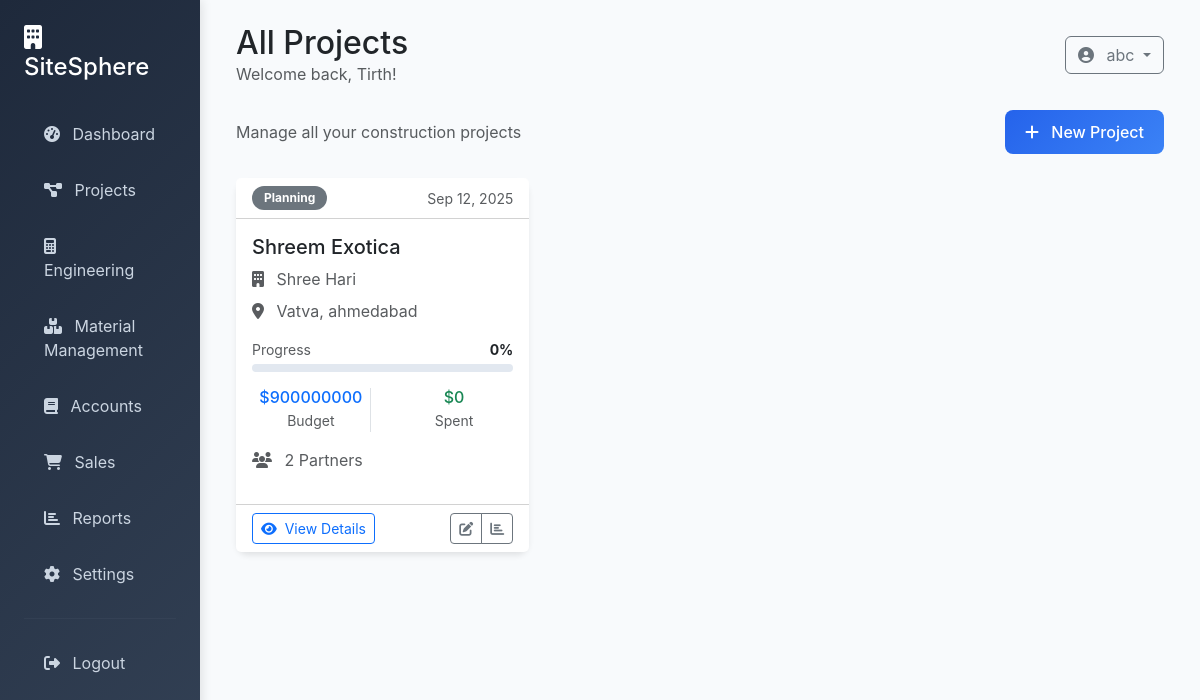
The app's page /projects/list/ (signed in) with its own data.
### projects/models.py (models this page shows, shortened)
class Project(models.Model):
    STATUS_CHOICES = [
        ('planning', 'Planning'),
        ('active', 'Active'),
        ('on_hold', 'On Hold'),
        ('completed', 'Completed'),
        ('cancelled', 'Cancelled'),
    ]
    name = models.CharField(max_length=255)
    company_name = models.CharField(max_length=255)
    description = models.TextField(blank=True)
    project_address = models.TextField()
    start_date = models.DateField()
    end_date = models.DateField(null=True, blank=True)
    estimated_budget = models.DecimalField(max_digits=15, decimal_places=2)
    actual_cost = models.DecimalField(max_digits=15, decimal_places=2, default=0)
    status = models.CharField(max_length=20, choices=STATUS_CHOICES, default='planning')
    completion_percentage = models.IntegerField(default=0)
    created_by = models.ForeignKey(User, on_delete=models.CASCADE)
    created_at = models.DateTimeField(auto_now_add=True)
    updated_at = models.DateTimeField(auto_now=True)

### projects/views.py (the view)
# urls.py: path('list/', views.project_list, name='list'),
@login_required
def project_list(request):
    projects = Project.objects.filter(created_by=request.user).order_by('-created_at')
    context = {
        'projects': projects,
    }
    return render(request, 'projects/list.html', context)

### templates/projects/list.html (shortened to what this page needs)
{% extends 'base.html' %}
{% block page_title %}All Projects{% endblock %}
{% block content %}
<div class="d-flex justify-content-between align-items-center mb-4">
    <div>
        <p class="text-muted mb-0">Manage all your construction projects</p>
    </div>
    <a href="{% url 'projects:create' %}" class="btn btn-primary">
        <i class="fas fa-plus me-2"></i>
        New Project
    </a>
</div>
{% if projects %}
<div class="row">
    {% for project in projects %}
    <div class="col-md-6 col-lg-4 mb-4">
        <div class="card h-100">
            <div class="card-header bg-white d-flex justify-content-between align-items-center">
                <span class="badge bg-{% if project.status == 'active' %}success{% elif project.status == 'completed' %}primary{% elif project.status == 'on_hold' %}warning{% else %}secondary{% endif %}">
                    {{ project.get_status_display }}
                </span>
                <small class="text-muted">{{ project.created_at|date:"M d, Y" }}</small>
            </div>
            <div class="card-body">
                <h5 class="card-title">{{ project.name }}</h5>
                <p class="text-muted mb-2">
                    <i class="fas fa-building me-2"></i>
                    {{ project.company_name }}
                </p>
                <p class="text-muted mb-3">
                    <i class="fas fa-map-marker-alt me-2"></i>
                    {{ project.project_address|truncatechars:50 }}
                </p>
                <div class="mb-3">
                    <div class="d-flex justify-content-between align-items-center mb-1">
                        <small class="text-muted">Progress</small>
                        <small class="fw-bold">{{ project.completion_percentage }}%</small>
                    </div>
                    <div class="progress">
                    </div>
                </div>
                <div class="row text-center mb-3">
                    <div class="col-6">
                        <div class="border-end">
                            <h6 class="text-primary mb-0">${{ project.estimated_budget|floatformat:0 }}</h6>
                            <small class="text-muted">Budget</small>
                        </div>
                    </div>
                    <div class="col-6">
                        <h6 class="text-{% if project.actual_cost > project.estimated_budget %}danger{% else %}success{% endif %} mb-0">
                            ${{ project.actual_cost|floatformat:0 }}
                        </h6>
                        <small class="text-muted">Spent</small>
                    </div>
                </div>
                <p class="text-muted mb-3">
                    <i class="fas fa-users me-2"></i>
                    {{ project.partners.count }} Partner{{ project.partners.count|pluralize }}
                </p>
            </div>
            <div class="card-footer bg-white">
                <div class="d-flex justify-content-between">
                    <a href="{% url 'projects:detail' project.id %}" class="btn btn-outline-primary btn-sm">
                        <i class="fas fa-eye me-1"></i>
                        View Details
                    </a>
                    <div class="btn-group btn-group-sm">
                        <button class="btn btn-outline-secondary" title="Edit">
                            <i class="fas fa-edit"></i>
                        </button>
                        <button class="btn btn-outline-secondary" title="Reports">
                            <i class="fas fa-chart-bar"></i>
                        </button>
                    </div>
                </div>
            </div>
        </div>
    </div>
    {% endfor %}
</div>
{% endif %}
{% endblock %}

### templates/base.html (shortened to what this page needs)
<!DOCTYPE html>
<html lang="en">
<head>
    <link href="https://cdn.jsdelivr.net/npm/bootstrap@5.3.0/dist/css/bootstrap.min.css" rel="stylesheet">
    <link href="https://cdnjs.cloudflare.com/ajax/libs/font-awesome/6.4.0/css/all.min.css" rel="stylesheet">
</head>
<body>
    {% if user.is_authenticated %}
    <div class="container-fluid">
        <div class="row">
            <div class="col-md-3 col-lg-2 px-0">
                <div class="sidebar">
                    <div class="p-4">
                        <h4 class="text-white mb-4">
                            <i class="fas fa-building me-2"></i>
                            SiteSphere
                        </h4>
                        <nav class="nav flex-column">
                            <a class="nav-link {% if request.resolver_match.url_name == 'home' %}active{% endif %}" href="{% url 'dashboard:home' %}">
                                <i class="fas fa-tachometer-alt me-2"></i>
                                Dashboard
                            </a>
                            <a class="nav-link {% if request.resolver_match.url_name == 'project_selection' %}active{% endif %}" href="{% url 'dashboard:project_selection' %}">
                                <i class="fas fa-project-diagram me-2"></i>
                                Projects
                            </a>
                            <a class="nav-link {% if 'engineering' in request.resolver_match.namespace %}active{% endif %}" href="{% url 'engineering:dashboard' %}">
                                <i class="fas fa-calculator me-2"></i>
                                Engineering
                            </a>
                            <a class="nav-link {% if 'material_management' in request.resolver_match.namespace %}active{% endif %}" href="{% url 'material_management:dashboard' %}">
                                <i class="fas fa-boxes me-2"></i>
                                Material Management
                            </a>
                            <a class="nav-link {% if 'accounts' in request.resolver_match.namespace %}active{% endif %}" href="{% url 'accounts:dashboard' %}">
                                <i class="fas fa-book me-2"></i>
                                Accounts
                            </a>
                            <a class="nav-link {% if 'sales' in request.resolver_match.namespace %}active{% endif %}" href="{% url 'sales:dashboard' %}">
                                <i class="fas fa-shopping-cart me-2"></i>
                                Sales
                            </a>
                            <a class="nav-link" href="#">
                                <i class="fas fa-chart-bar me-2"></i>
                                Reports
                            </a>
                            <a class="nav-link" href="#">
                                <i class="fas fa-cog me-2"></i>
                                Settings
                            </a>
                            <hr class="my-3" style="border-color: #475569;">
                            <a class="nav-link" href="{% url 'authentication:logout' %}">
                                <i class="fas fa-sign-out-alt me-2"></i>
                                Logout
                            </a>
                        </nav>
                    </div>
                </div>
            </div>
            <div class="col-md-9 col-lg-10">
                <div class="p-4">
                    <div class="d-flex justify-content-between align-items-center mb-4">
                        <div>
                            <h2 class="mb-0">{% block page_title %}Dashboard{% endblock %}</h2>
                            <p class="text-muted mb-0">Welcome back, {{ user.first_name|default:user.username }}!</p>
                        </div>
                        <div class="d-flex align-items-center">
                            <div class="dropdown">
                                <button class="btn btn-outline-secondary dropdown-toggle" type="button" data-bs-toggle="dropdown">
                                    <i class="fas fa-user-circle me-2"></i>
                                    {{ user.username }}
                                </button>
                            </div>
                        </div>
                    </div>
                    {% block content %}{% endblock %}
                </div>
            </div>
        </div>
    </div>
    {% else %}
    {% block auth_content %}{% endblock %}
    {% endif %}
</body>
</html>

### templates/base.html (style rules this page uses)
:root { --primary-color: #2563eb; --secondary-color: #64748b; --success-color: #10b981; --warning-color: #f59e0b; --danger-color: #ef4444; --dark-color: #1e293b; --light-color: #f8fafc; }
body { background-color: var(--light-color); font-family: 'Inter', -apple-system, BlinkMacSystemFont, sans-serif; }
.sidebar { background: linear-gradient(135deg, var(--dark-color) 0%, #334155 100%); min-height: 100vh; box-shadow: 2px 0 10px rgba(0,0,0,0.1); }
.sidebar .nav-link { color: #cbd5e1; padding: 12px 20px; margin: 4px 0; border-radius: 8px; transition: all 0.3s ease; }
.card { border: none; border-radius: 12px; box-shadow: 0 4px 6px -1px rgba(0, 0, 0, 0.1); transition: transform 0.2s ease, box-shadow 0.2s ease; }
.btn-primary { background: linear-gradient(135deg, var(--primary-color) 0%, #3b82f6 100%); border: none; border-radius: 8px; padding: 10px 20px; font-weight: 500; transition: all 0.3s ease; }
.progress { height: 8px; border-radius: 10px; background-color: #e2e8f0; }
.badge { font-size: 0.75rem; padding: 6px 12px; border-radius: 20px; }

### records on screen
Project: status "Planning", created_at "Sep 12, 2025", name "Shreem Exotica", company_name "Shree Hari", project_address "Vatva, ahmedabad", completion_percentage "0", estimated_budget "900000000", actual_cost "0", partners.count "2"

### other values on screen
{{ user.first_name|default:user.username }} "Tirth"
{{ user.username }} "abc"
